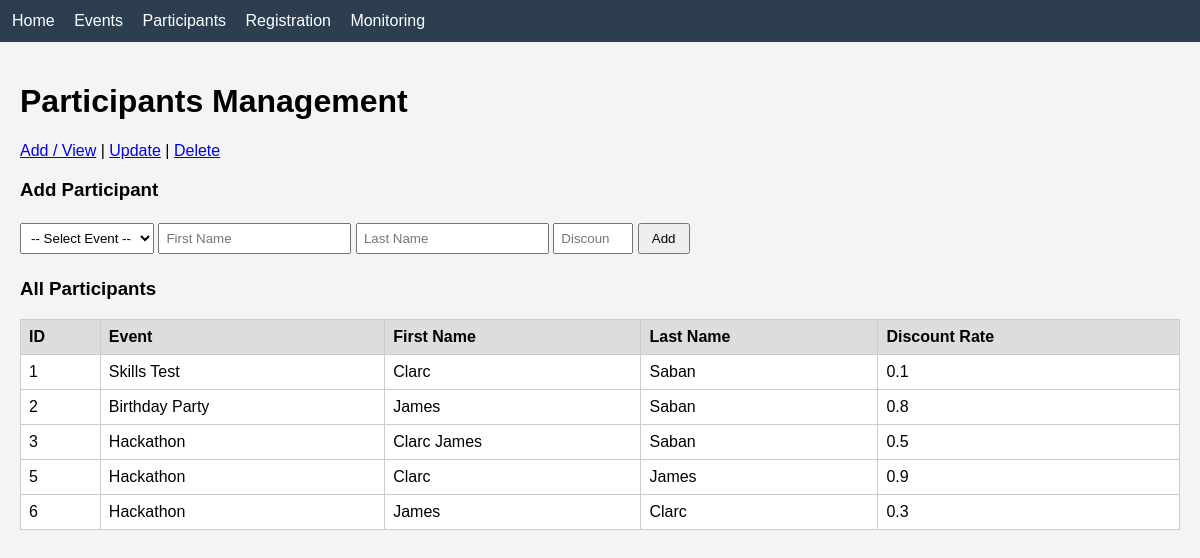
/participants, run on the app's committed database.
### tables this page shows
CREATE TABLE Participants (
        partID INTEGER PRIMARY KEY AUTOINCREMENT,
        evCode INTEGER,
        partFName TEXT NOT NULL,
        partLName TEXT NOT NULL,
        partDRate DECIMAL NOT NULL DEFAULT 0,
        FOREIGN KEY (evCode) REFERENCES Events(evCode)
    );

CREATE TABLE Events (
        evCode INTEGER PRIMARY KEY AUTOINCREMENT,
        evName TEXT NOT NULL,
        evDate DATE NOT NULL,
        evVenue TEXT NOT NULL,
        evRFee DECIMAL NOT NULL
    );

### app.py (the view, shortened to what this page needs)
@app.route("/participants", methods=["GET", "POST"])
def participants():
    conn = get_connection()
    events = conn.execute("SELECT * FROM Events").fetchall()
    rows = conn.execute("""
        SELECT p.*, e.evName FROM Participants p
        LEFT JOIN Events e ON p.evCode = e.evCode
    """).fetchall()
    conn.close()
    return render_template("participants.html", participants=rows, events=events)

### db.py (called while the page is built)
def get_connection():
    conn = sqlite3.connect(DB_NAME)
    conn.row_factory = sqlite3.Row
    conn.execute("PRAGMA foreign_keys = ON")
    return conn

### templates/participants.html (shortened to what this page needs)
{% extends "base.html" %}
{% block content %}
<h1>Participants Management</h1>
<p><a href="/participants">Add / View</a> | <a href="/participants/update">Update</a> | <a href="/participants/delete">Delete</a></p>
<h3>Add Participant</h3>
<form method="POST">
    <select name="evCode" required>
        <option value="">-- Select Event --</option>
    </select>
    <input type="text" name="partFName" placeholder="First Name" required>
    <input type="text" name="partLName" placeholder="Last Name" required>
    <input type="number" step="0.01" min="0" max="1" name="partDRate" placeholder="Discount (e.g. 0.20)" required>
    <button type="submit">Add</button>
</form>
<h3>All Participants</h3>
<table>
    <tr><th>ID</th><th>Event</th><th>First Name</th><th>Last Name</th><th>Discount Rate</th></tr>
    {% for p in participants %}
    <tr>
        <td>{{ p["partID"] }}</td>
        <td>{{ p["evName"] }}</td>
        <td>{{ p["partFName"] }}</td>
        <td>{{ p["partLName"] }}</td>
        <td>{{ p["partDRate"] }}</td>
    </tr>
    {% endfor %}
</table>
{% endblock %}

### templates/base.html (shortened to what this page needs)
<!DOCTYPE html>
<html>
<head>
    <link rel="stylesheet" href="/static/style.css">
</head>
<body>
    <nav>
        <a href="/">Home</a>
        <a href="/events">Events</a>
        <a href="/participants">Participants</a>
        <a href="/registration">Registration</a>
        <a href="/monitoring">Monitoring</a>
    </nav>
    <div class="container">
        {% block content %}{% endblock %}
    </div>
</body>
</html>

### static/style.css (style rules this page uses)
body { font-family: Arial, sans-serif; margin: 0; background: #f4f4f4; }
nav { background: #2c3e50; padding: 12px; }
nav a { color: white; margin-right: 15px; text-decoration: none; }
.container { padding: 20px; }
table { border-collapse: collapse; width: 100%; background: white; }
th, td { border: 1px solid #ccc; padding: 8px; text-align: left; }
th { background: #ddd; }
input, select { padding: 6px; margin: 4px 0; }
button { padding: 6px 12px; cursor: pointer; }
form { margin-bottom: 20px; }

### data on the page
Participants: partID "1", evName "Skills Test", partFName "Clarc", partLName "Saban", partDRate "0.1"
Participants: partID "2", evName "Birthday Party", partFName "James", partLName "Saban", partDRate "0.8"
Participants: partID "3", evName "Hackathon", partFName "Clarc James", partLName "Saban", partDRate "0.5"
Participants: partID "5", evName "Hackathon", partFName "Clarc", partLName "James", partDRate "0.9"
Participants: partID "6", evName "Hackathon", partFName "James", partLName "Clarc", partDRate "0.3"
